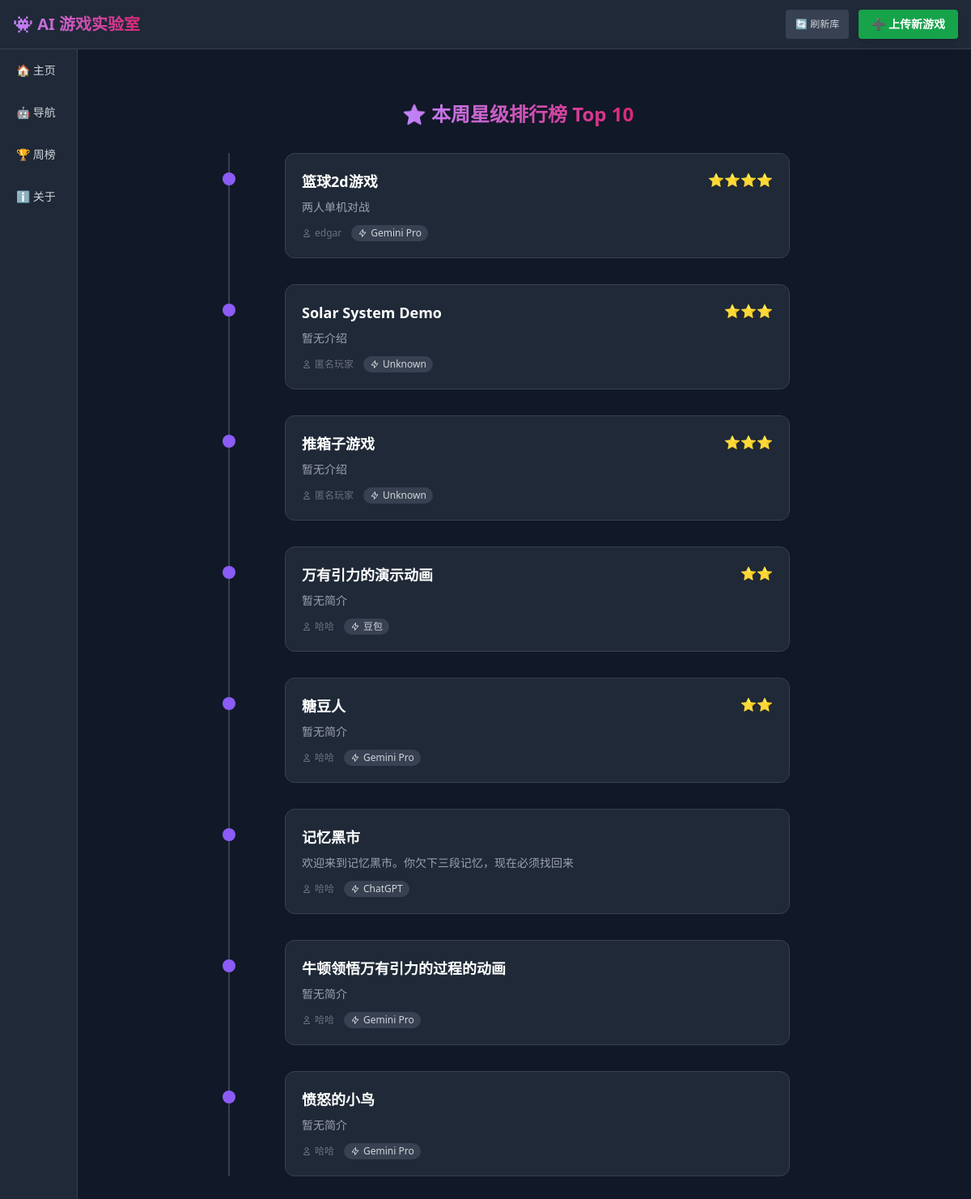
The app's page /leaderboard with its own data.
### database.py (models this page shows)
class Game(Base):
    __tablename__ = "games"
    id = Column(Integer, primary_key=True, index=True)
    title = Column(String)
    description = Column(String)
    filename = Column(String, unique=True)
    html_code = Column(Text)
    author = Column(String, default="匿名玩家")
    ai_model = Column(String, default="Unknown") # 例如 GPT-4o
    prompt = Column(Text, default="")            # 提示词
    category_id = Column(Integer, default=1)      # 分类ID，默认1（游戏）
    is_multi_file = Column(Integer, default=0)   # 0=单文件, 1=多文件(zip)
    directory_name = Column(String, default="")  # 多文件游戏的目录名
    edit_password = Column(String, default="")   # 编辑密码
    rating = Column(Float, default=0)            # 综合平均分
    rating_total = Column(Integer, default=0)    # 总评分
    rating_count = Column(Integer, default=0)    # 评分次数
    views = Column(Integer, default=0)
    created_at = Column(DateTime, default=datetime.utcnow)

### routers/leaderboard.py (the view)
@router.get("/leaderboard", response_class=HTMLResponse)
async def leaderboard(request: Request, db: Session = Depends(get_db)):
    """获取本周排行榜，按评分和查看次数排序"""

### templates/leaderboard.html (shortened to what this page needs)
{% extends "base.html" %}
{% block content %}
<div class="container mx-auto px-4 py-8">
    <h2 class="text-2xl font-bold mb-8 text-center">
        <span class="bg-clip-text text-transparent bg-gradient-to-r from-purple-400 to-pink-600">
        </span>
    </h2>
    <div class="max-w-2xl mx-auto relative">
        <div class="absolute left-0 ml-[-22px] top-0 bottom-0 w-0.5 bg-gray-700 hidden md:block"></div>
        {% if games %}
        <div class="space-y-8">
            {% for game in games %}
            <div class="timeline-item relative pl-4 md:pl-12">
                <a href="/play/{{ game.id }}" class="block group">
                    <div
                        class="bg-gray-800 rounded-xl p-5 border border-gray-700 transition-all duration-300 transform group-hover:scale-[1.02] group-hover:bg-gray-750 group-hover:border-purple-500/50 group-hover:shadow-lg group-hover:shadow-purple-500/20">
                        <div class="flex justify-between items-start mb-2">
                            <h3 class="text-lg font-bold group-hover:text-purple-400 transition-colors">{{ game.title }}
                            </h3>
                            <span class="text-yellow-400">{% for i in range(game.rating | int) %}⭐{% endfor %}</span>
                        </div>
                        <p class="text-gray-400 text-sm mb-3 line-clamp-2">{{ game.description or '暂无简介' }}</p>
                        <div class="flex justify-between items-center text-xs">
                            <div class="flex items-center gap-3">
                                <span class="text-gray-500 flex items-center gap-1">
                                    <svg class="w-3 h-3" fill="none" stroke="currentColor" viewBox="0 0 24 24">
                                        <path stroke-linecap="round" stroke-linejoin="round" stroke-width="2"
                                            d="M16 7a4 4 0 11-8 0 4 4 0 018 0zM12 14a7 7 0 00-7 7h14a7 7 0 00-7-7z">
                                        </path>
                                    </svg>
                                    {{ game.author }}
                                </span>
                                <span
                                    class="bg-gray-700 px-2 py-0.5 rounded-full text-gray-300 flex items-center gap-1">
                                    <svg class="w-3 h-3" fill="none" stroke="currentColor" viewBox="0 0 24 24">
                                        <path stroke-linecap="round" stroke-linejoin="round" stroke-width="2"
                                            d="M13 10V3L4 14h7v7l9-11h-7z"></path>
                                    </svg>
                                    {{ game.ai_model }}
                                </span>
                            </div>
                        </div>
                    </div>
                </a>
            </div>
            {% endfor %}
        </div>
        {% else %}
        <div class="text-center py-12 text-gray-500">
            <p class="text-xl">暂无排行榜数据</p>
        </div>
        {% endif %}
    </div>
</div>
{% endblock %}

### templates/base.html (shortened to what this page needs)
<!DOCTYPE html>
<html lang="zh">
<head>
    <script src="https://cdn.tailwindcss.com"></script>
</head>
<body class="bg-gray-900 text-white min-h-screen font-sans m-0 p-0">
    <header class="sticky top-0 z-50 bg-gray-800 border-b border-gray-700 py-3 px-4 flex justify-between items-center">
        <h1 id="admin-toggle" class="text-xl font-bold bg-clip-text text-transparent bg-gradient-to-r from-purple-400 to-pink-600 m-0">
        </h1>
        <div class="flex gap-3">
            {% if request.url.path == '/ai_navigation' %}
                <a href="/ai_navigation/refresh"
                    class="text-xs flex items-center bg-gray-700 hover:bg-gray-600 px-3 py-2 rounded text-gray-300 transition">
                    🔄 刷新
                </a>
                <button id="openModalBtn"
                    class="text-sm font-bold bg-green-600 hover:bg-green-700 text-white px-4 py-2 rounded shadow-lg transition flex items-center gap-2">
                    ➕ 增加AI链接
                </button>
            {% else %}
                <a href="/refresh"
                    class="text-xs flex items-center bg-gray-700 hover:bg-gray-600 px-3 py-2 rounded text-gray-300 transition">
                    🔄 刷新库
                </a>
                <a href="/upload"
                    class="text-sm font-bold bg-green-600 hover:bg-green-700 text-white px-4 py-2 rounded shadow-lg transition flex items-center gap-2">
                    ➕ 上传新游戏
                </a>
            {% endif %}
        </div>
    </header>
    <div class="flex min-h-screen">
        <aside class="w-24 bg-gray-800 border-r border-gray-700 fixed h-full">
            <nav class="p-2">
                <ul>
                    <li class="mb-4">
                        <a href="/"
                            class="flex items-center justify-start text-gray-300 hover:text-white hover:bg-gray-700 py-2 px-3 rounded text-sm">
                            🏠 主页
                        </a>
                    </li>
                    <li class="mb-4">
                        <a href="/ai_navigation"
                            class="flex items-center justify-start text-gray-300 hover:text-white hover:bg-gray-700 py-2 px-3 rounded text-sm">
                            🤖 导航
                        </a>
                    </li>
                    <li class="mb-4">
                        <a href="/leaderboard"
                            class="flex items-center justify-start text-gray-300 hover:text-white hover:bg-gray-700 py-2 px-3 rounded text-sm">
                            🏆 周榜
                        </a>
                    </li>
                    <li>
                        <a href="#"
                            class="flex items-center justify-start text-gray-300 hover:text-white hover:bg-gray-700 py-2 px-3 rounded text-sm">
                            ℹ️ 关于
                        </a>
                    </li>
                </ul>
            </nav>
        </aside>
        <main class="flex-1 ml-20 p-8">
            {% block content %}
            {% endblock %}
        </main>
    </div>
</body>
</html>

### templates/leaderboard.html (style rules this page uses)
.timeline-item::before { content: ''; position: absolute; left: -29px; top: 24px; width: 16px; height: 16px; border-radius: 50%; background-color: #8b5cf6; z-index: 10; }
.timeline-item::after { content: ''; position: absolute; left: -22px; top: 40px; width: 2px; height: calc(100% + 16px); background-color: #374151; }
.timeline-item:last-child::after { display: none; }

### records on screen
Game: title "篮球2d游戏", rating 4 (drawn), description "两人单机对战", author "edgar", ai_model "Gemini Pro"
Game: title "Solar System Demo", rating 3 (drawn), description "暂无介绍", author "匿名玩家", ai_model "Unknown"
Game: title "推箱子游戏", rating 3 (drawn), description "暂无介绍", author "匿名玩家", ai_model "Unknown"
Game: title "万有引力的演示动画", rating 2 (drawn), description "暂无简介", author "哈哈", ai_model "豆包"
Game: title "糖豆人", rating 2 (drawn), description "暂无简介", author "哈哈", ai_model "Gemini Pro"
Game: title "记忆黑市", description "欢迎来到记忆黑市。你欠下三段记忆，现在必须找回来", author "哈哈", ai_model "ChatGPT"
Game: title "牛顿领悟万有引力的过程的动画", description "暂无简介", author "哈哈", ai_model "Gemini Pro"
Game: title "愤怒的小鸟", description "暂无简介", author "哈哈", ai_model "Gemini Pro"
